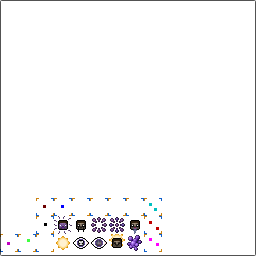
#> input picture common/src/main/resources/assets/thaumcraft/textures/mob_effect/potions.png, 256 x 256 px
$ python split_potions.image.py
#> lines starting #> are read from the running program, lines starting #| are printed output that depends on the picture
from PIL import Image
import os

INPUT_IMAGE = "potions.png"
OUTPUT_DIR = "output"
BLOCK_SIZE = 18
NEW_SIZE = 18

os.makedirs(OUTPUT_DIR, exist_ok=True)

img = Image.open(INPUT_IMAGE).convert("RGBA")
#> img is the input picture: PIL image 256x256 RGBA; mean R, G, B, A 2.7, 2.2, 2.5, 9
width, height = img.size
#> width = 256; height = 256

if width != 256 or height != 256:
    raise ValueError("输入图片必须是 256x256")

rows = height // BLOCK_SIZE
#> rows = 14
cols = width // BLOCK_SIZE
#> cols = 14

for y in range(rows):
    for x in range(cols):
        block = img.crop((x*BLOCK_SIZE, y*BLOCK_SIZE, (x+1)*BLOCK_SIZE, (y+1)*BLOCK_SIZE))

        # 检查整块是否全透明
        if all(p[3] == 0 for p in block.getdata()):
            continue  # 全透明块跳过

        # 新建18x18全透明图
        new_img = Image.new("RGBA", (NEW_SIZE, NEW_SIZE), (0,0,0,0))

        # 左上角粘贴，不做 offset
        new_img.paste(block, (0, 0), block)

        # 保存
        filename = f"block_{y}_{x}.png"
        new_img.save(os.path.join(OUTPUT_DIR, filename))
#> this loop made 14 passes
#> pass 1, `new_img.save(os.path.join(OUTPUT_DIR, filename))`:
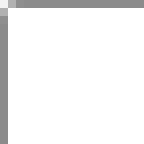
#> saved as block_0_0.png: PIL image 18x18 RGBA (shown 8 times larger); mean R, G, B, A 0, 0, 0, 12; transparent parts drawn white
#> pass 1, `new_img.save(os.path.join(OUTPUT_DIR, filename))`:
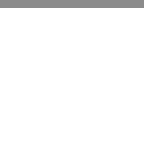
#> saved as block_0_1.png: PIL image 18x18 RGBA (shown 8 times larger); mean R, G, B, A 0, 0, 0, 6.4; transparent parts drawn white
#> pass 2, `new_img.save(os.path.join(OUTPUT_DIR, filename))`:
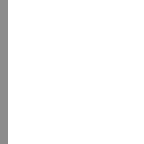
#> saved as block_1_0.png: PIL image 18x18 RGBA (shown 8 times larger); mean R, G, B, A 0, 0, 0, 6.4; transparent parts drawn white
#> after the loop: block: PIL image 18x18 RGBA; every value is 0
#> after the loop:
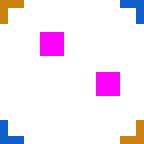
#> new_img: PIL image 18x18 RGBA (shown 8 times larger); mean R, G, B, A 20.9, 6.9, 20.9, 29.9; transparent parts drawn white

print("完成！")
